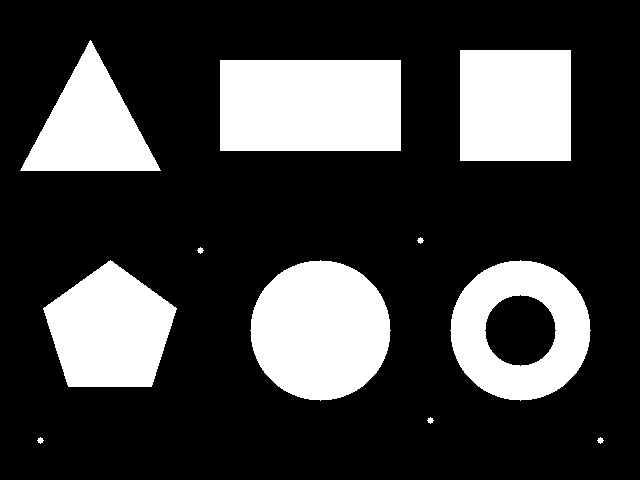
#> input picture LAB/opencv-lab-instructor/opencv-lab/data/shapes.png, 640 x 480 px
$ python ex06_contours.py
#> lines starting #> are read from the running program, lines starting #| are printed output that depends on the picture; after the words box and inside, x2 and y2 are one past the last pixel; in counts of white or black regions, pixels touching at a corner belong together
### LAB/opencv-lab-instructor/opencv-lab/labutils.py
"""
labutils.py - small helpers shared by every exercise in the OpenCV lab.

You do not need to edit this file. It gives you:
    data(name)        full path of a file in the data/ folder
    out(name)         full path of a file in the output/ folder
    show(title, img)  cv2.imshow + cv2.waitKey in one call (returns the key)
    open_source(src)  open a webcam ("0") or a video file, with a safe fallback
    grid(images)      put several images side by side, with labels
    frame_limit(n)    lets the automatic tests stop long video loops

Headless mode: if the environment variable LAB_HEADLESS=1 is set, show()
saves images into output/ instead of opening windows. This is useful on
computers without a display (servers, some cloud notebooks).
"""
import os
from pathlib import Path

import cv2
import numpy as np

ROOT = Path(__file__).resolve().parent
DATA = ROOT / "data"
OUT = ROOT / "output"
OUT.mkdir(exist_ok=True)

HEADLESS = os.environ.get("LAB_HEADLESS") == "1"
MAX_FRAMES = int(os.environ.get("LAB_MAX_FRAMES", "0"))
FONT = cv2.FONT_HERSHEY_SIMPLEX


def data(name):
    """Return the full path of a sample file, with a helpful error if it is missing."""
#> further down, img is the input picture: shape (480, 640, 3); values 30 (black) and 240 (white), 25% white; 11 white regions, largest, box (x1, y1, x2, y2) and area: (220, 60, 401, 151) 16471, (250, 260, 391, 401) 15373, (460, 50, 571, 161) 12321
    path = DATA / name
    if not path.exists():
        raise FileNotFoundError(f"{path} not found. Run:  python make_samples.py")
    return str(path)


def out(name):
    """Return the full path of a file in the output/ folder."""
    return str(OUT / name)


def _safe(title):
    return "".join(ch if ch.isalnum() else "_" for ch in title).strip("_")


def show(title, img, wait=0):
    """Show an image and wait. wait=0 waits for a key; wait=1 is for video loops.

    Returns the key that was pressed (or -1 / 255 when nothing was pressed).
    """
    if HEADLESS:
        cv2.imwrite(out(f"{_safe(title)}.png"), img)
        return -1
    cv2.imshow(title, img)
    return cv2.waitKey(wait) & 0xFF


def close():
    """Close every OpenCV window."""
    if not HEADLESS:
        cv2.destroyAllWindows()


# [31 lines left out: functions open_source, delay_for, not called in this run]


def frame_limit(n):
    """True when an automatic test asked the loop to stop after LAB_MAX_FRAMES frames."""
    return MAX_FRAMES > 0 and n >= MAX_FRAMES


# [23 lines left out: functions to_bgr, grid, not called in this run]

### LAB/opencv-lab-instructor/opencv-lab/solutions/exercises/ex06_contours.py
"""
Exercise 06 - Finding and drawing contours               (lecture block 06)

Goal:  turn an image into a binary mask, find the outlines of every white
       blob, compare retrieval modes and approximation modes, then run it live.
Run:   python exercises/ex06_contours.py
       python exercises/ex06_contours.py --live            (webcam / video)

Checkpoint: RETR_EXTERNAL finds 11 contours (6 shapes + 5 noise dots).
            RETR_TREE finds 12 (the ring's hole is one more).
            CHAIN_APPROX_SIMPLE stores far fewer points than CHAIN_APPROX_NONE.
"""
import argparse
import sys
from pathlib import Path

sys.path.insert(0, str(next(p for p in Path(__file__).resolve().parents if (p / "labutils.py").exists())))
import cv2
from labutils import FONT, close, data, delay_for, frame_limit, open_source, out, show


def to_binary(bgr):
    """gray -> blur -> Otsu threshold. Objects must end up WHITE on black."""
    gray = cv2.cvtColor(bgr, cv2.COLOR_BGR2GRAY)
    blur = cv2.GaussianBlur(gray, (5, 5), 0)
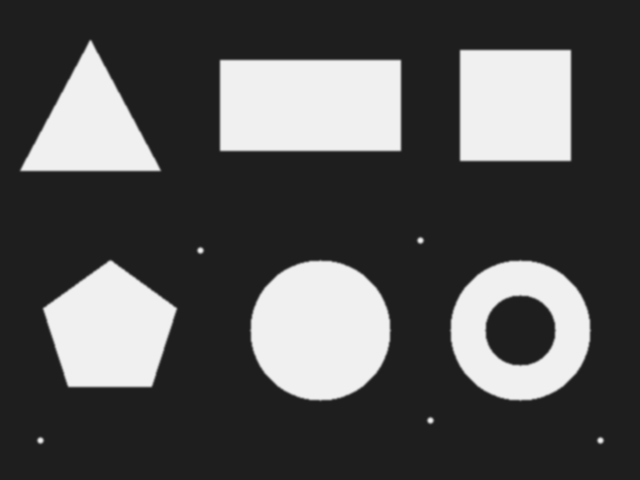
#> blur: shape (480, 640); min 30, max 240, mean 82.6
    _, bw = cv2.threshold(blur, 0, 255, cv2.THRESH_BINARY + cv2.THRESH_OTSU)
#> bw: shape (480, 640); 25% white; 11 white regions
    return bw


ap = argparse.ArgumentParser()
ap.add_argument("--live", action="store_true", help="run on the webcam / video instead of shapes.png")
ap.add_argument("--source", default="0")
args = ap.parse_args()

if not args.live:
    img = cv2.imread(data("shapes.png"))
    bw = to_binary(img)
    show("Step 1 - binary", bw)
#> (key q is pressed here)

    # STEP 2 - outer contours only
    contours, hierarchy = cv2.findContours(bw, cv2.RETR_EXTERNAL, cv2.CHAIN_APPROX_SIMPLE)
#> contours = 11 contours, 5 with area under 20; largest, box (x1, y1, x2, y2) and area: (220, 60, 401, 151) 16198, (451, 261, 590, 400) 15172, (251, 261, 390, 400) 15172, (460, 50, 571, 161) 12098, (43, 261, 177, 387) 11614, (21, 41, 160, 171) 9098
    print("RETR_EXTERNAL:", len(contours), "contours")
#| RETR_EXTERNAL: 11 contours

    # STEP 3 - the full tree also returns holes
    tree, hier = cv2.findContours(bw, cv2.RETR_TREE, cv2.CHAIN_APPROX_SIMPLE)
#> tree = 12 contours, 5 with area under 20; largest, box (x1, y1, x2, y2) and area: (220, 60, 401, 151) 16198, (451, 261, 590, 400) 15172, (251, 261, 390, 400) 15172, (460, 50, 571, 161) 12098, (43, 261, 177, 387) 11614, (21, 41, 160, 171) 9098, (485, 295, 556, 366) 3948
    print("RETR_TREE:    ", len(tree), "contours")
#| RETR_TREE:     12 contours

    # STEP 4 - how many points are stored?
    dense, _ = cv2.findContours(bw, cv2.RETR_EXTERNAL, cv2.CHAIN_APPROX_NONE)
#> dense has the same summary as contours
    print("points with CHAIN_APPROX_NONE:  ", sum(len(c) for c in dense))
#| points with CHAIN_APPROX_NONE:   2604
    print("points with CHAIN_APPROX_SIMPLE:", sum(len(c) for c in contours))
#| points with CHAIN_APPROX_SIMPLE: 818

    # STEP 5 - draw them all
    vis = img.copy()
    cv2.drawContours(vis, contours, -1, (0, 255, 0), 2)
    cv2.putText(vis, f"{len(contours)} contours", (10, 30), FONT, 0.9, (0, 255, 255), 2)
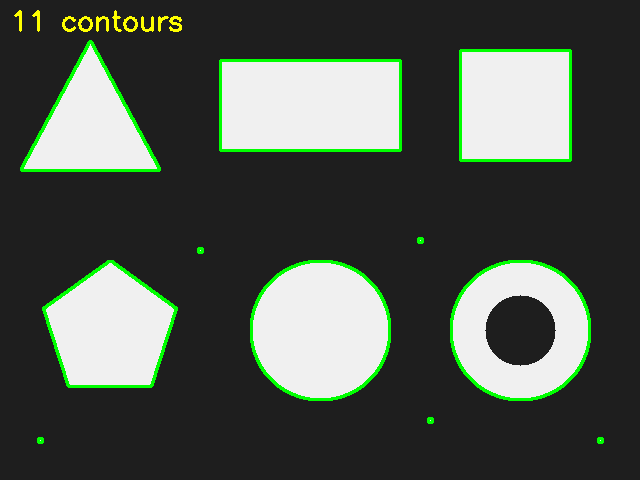
#> vis: shape (480, 640, 3); mean B, G, R 77.7, 86, 78.5
    cv2.imwrite(out("contours.png"), vis)
    show("Step 5 - contours", vis)
#> (key Esc is pressed here)
else:
    # STEP 6 - the same pipeline on live video
    cap = open_source(args.source)
    wait, n = delay_for(cap), 0
    while True:
        ok, frame = cap.read()
        if not ok:
            break
        bw = to_binary(frame)
        contours, _ = cv2.findContours(bw, cv2.RETR_EXTERNAL, cv2.CHAIN_APPROX_SIMPLE)
        big = [c for c in contours if cv2.contourArea(c) > 300]
        cv2.drawContours(frame, big, -1, (0, 255, 0), 2)
        cv2.putText(frame, f"{len(big)} objects", (10, 30), FONT, 0.9, (0, 255, 255), 2)
        n += 1
        if show("Step 6 - live contours (q = quit)", frame, wait) == ord("q") or frame_limit(n):
            break
    cap.release()
close()
